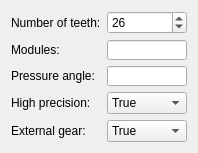
<?xml version="1.0" encoding="UTF-8"?>
<ui version="4.0">
 <class>InvoluteGearParameter</class>
 <widget class="QWidget" name="InvoluteGearParameter">
  <property name="geometry">
   <rect>
    <x>0</x>
    <y>0</y>
    <width>195</width>
    <height>142</height>
   </rect>
  </property>
  <property name="windowTitle">
   <string>Involute parameter</string>
  </property>
  <layout class="QFormLayout" name="formLayout">
   <item row="0" column="0">
    <widget class="QLabel" name="label_9">
     <property name="text">
      <string>Number of teeth:</string>
     </property>
    </widget>
   </item>
   <item row="0" column="1">
    <widget class="QSpinBox" name="spinBox_NumberOfTeeth">
     <property name="minimum">
      <number>3</number>
     </property>
     <property name="maximum">
      <number>9999</number>
     </property>
     <property name="value">
      <number>26</number>
     </property>
    </widget>
   </item>
   <item row="1" column="0">
    <widget class="QLabel" name="label_8">
     <property name="text">
      <string>Modules:</string>
     </property>
    </widget>
   </item>
   <item row="1" column="1">
    <widget class="Gui::InputField" name="Quantity_Modules">
     <property name="sizePolicy">
      <sizepolicy hsizetype="Fixed" vsizetype="Fixed">
       <horstretch>0</horstretch>
       <verstretch>0</verstretch>
      </sizepolicy>
     </property>
     <property name="minimumSize">
      <size>
       <width>80</width>
       <height>20</height>
      </size>
     </property>
     <property name="text">
      <string/>
     </property>
     <property name="alignment">
      <set>Qt::AlignRight|Qt::AlignTrailing|Qt::AlignVCenter</set>
     </property>
     <property name="unit" stdset="0">
      <string notr="true">mm</string>
     </property>
     <property name="decimals" stdset="0">
      <number>3</number>
     </property>
     <property name="maximum" stdset="0">
      <double>2000.000000000000000</double>
     </property>
     <property name="singleStep" stdset="0">
      <double>2.000000000000000</double>
     </property>
     <property name="value" stdset="0">
      <double>2.500000000000000</double>
     </property>
    </widget>
   </item>
   <item row="2" column="0">
    <widget class="QLabel" name="label_6">
     <property name="text">
      <string>Pressure angle:</string>
     </property>
    </widget>
   </item>
   <item row="2" column="1">
    <widget class="Gui::InputField" name="Quantity_PressureAngle">
     <property name="sizePolicy">
      <sizepolicy hsizetype="Fixed" vsizetype="Fixed">
       <horstretch>0</horstretch>
       <verstretch>0</verstretch>
      </sizepolicy>
     </property>
     <property name="minimumSize">
      <size>
       <width>80</width>
       <height>20</height>
      </size>
     </property>
     <property name="alignment">
      <set>Qt::AlignRight|Qt::AlignTrailing|Qt::AlignVCenter</set>
     </property>
     <property name="unit" stdset="0">
      <string notr="true">deg</string>
     </property>
     <property name="decimals" stdset="0">
      <number>3</number>
     </property>
     <property name="maximum" stdset="0">
      <double>90.000000000000000</double>
     </property>
     <property name="singleStep" stdset="0">
      <double>2.000000000000000</double>
     </property>
     <property name="value" stdset="0">
      <double>20.000000000000000</double>
     </property>
    </widget>
   </item>
   <item row="3" column="0">
    <widget class="QLabel" name="label_7">
     <property name="text">
      <string>High precision:</string>
     </property>
    </widget>
   </item>
   <item row="3" column="1">
    <widget class="QComboBox" name="comboBox_HighPrecision">
     <property name="enabled">
      <bool>true</bool>
     </property>
     <property name="editable">
      <bool>false</bool>
     </property>
     <item>
      <property name="text">
       <string>True</string>
      </property>
     </item>
     <item>
      <property name="text">
       <string>False</string>
      </property>
     </item>
    </widget>
   </item>
   <item row="4" column="0">
    <widget class="QLabel" name="label_10">
     <property name="text">
      <string>External gear:</string>
     </property>
    </widget>
   </item>
   <item row="4" column="1">
    <widget class="QComboBox" name="comboBox_ExternalGear">
     <property name="enabled">
      <bool>true</bool>
     </property>
     <property name="editable">
      <bool>false</bool>
     </property>
     <item>
      <property name="text">
       <string>True</string>
      </property>
     </item>
     <item>
      <property name="text">
       <string>False</string>
      </property>
     </item>
    </widget>
   </item>
  </layout>
 </widget>
 <customwidgets>
  <customwidget>
   <class>Gui::InputField</class>
   <extends>QLineEdit</extends>
   <header>Gui/InputField.h</header>
  </customwidget>
 </customwidgets>
 <resources/>
 <connections/>
</ui>
